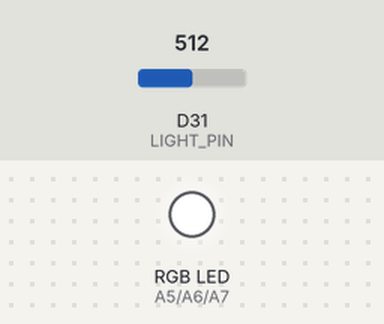
Bench run of a sketch on a simulated nRF52 board. Parts: an RGB LED mixed from three pins (HIGH = lit). The inputs (shaded band) are chosen by the test bench; at power-on: D31 (LIGHT_PIN) = 512. Dim RGB values are drawn brighter than linear; a phone connects over Bluetooth LE 3 s after start.

Above: at 1.8 s.
1.9 s: D31 (LIGHT_PIN) set to 490
At 2.4 s:
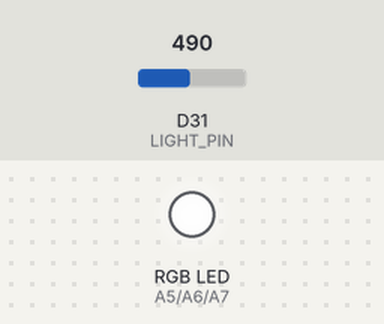
3.5 s: D31 (LIGHT_PIN) set to 306
At 4.7 s:
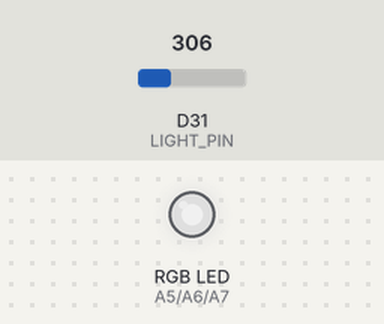
Timing chart, 0 to 6.5 s (numbered marks = the images above; inputs shaded):
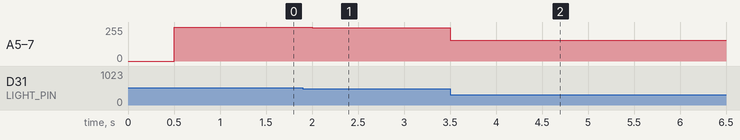

Measured:
- after the input at 1.9 s, A5 (DIP_R), A6 (DIP_G), A7 (DIP_B): 255/255 → 249/255 after 0.10 s
- after the input at 3.5 s, A5 (DIP_R), A6 (DIP_G), A7 (DIP_B): 249/255 → 156/255 at once

The sketch:

light_sensor_test.ino
```cpp
#include <bluefruit.h>

BLEUart bleuart;

#define LIGHT_PIN 31
#define DIP_R     19
#define DIP_G     20
#define DIP_B     21

unsigned long lastSend = 0;

void setup() {
  Bluefruit.begin();
  Bluefruit.setName("NU40-LIGHT");

  bleuart.begin();

  Bluefruit.Advertising.addFlags(BLE_GAP_ADV_FLAGS_LE_ONLY_GENERAL_DISC_MODE);
  Bluefruit.Advertising.addTxPower();
  Bluefruit.Advertising.addService(bleuart);
  Bluefruit.ScanResponse.addName();
  Bluefruit.Advertising.restartOnDisconnect(true);
  Bluefruit.Advertising.setInterval(32, 244);
  Bluefruit.Advertising.setFastTimeout(30);
  Bluefruit.Advertising.start(0);

  pinMode(DIP_R, OUTPUT);
  pinMode(DIP_G, OUTPUT);
  pinMode(DIP_B, OUTPUT);
}

void loop() {
  if (millis() - lastSend >= 500) {
    lastSend = millis();

    int val = analogRead(LIGHT_PIN);

    // 어두울수록 LED 밝게
    int brightness = map(val, 0, 500, 0, 255);
    brightness = constrain(brightness, 0, 255);

    analogWrite(DIP_R, brightness);
    analogWrite(DIP_G, brightness);
    analogWrite(DIP_B, brightness);

    bleuart.print("light: ");
    bleuart.print(val);
    bleuart.print(" / brightness: ");
    bleuart.println(brightness);
  }
}
```
